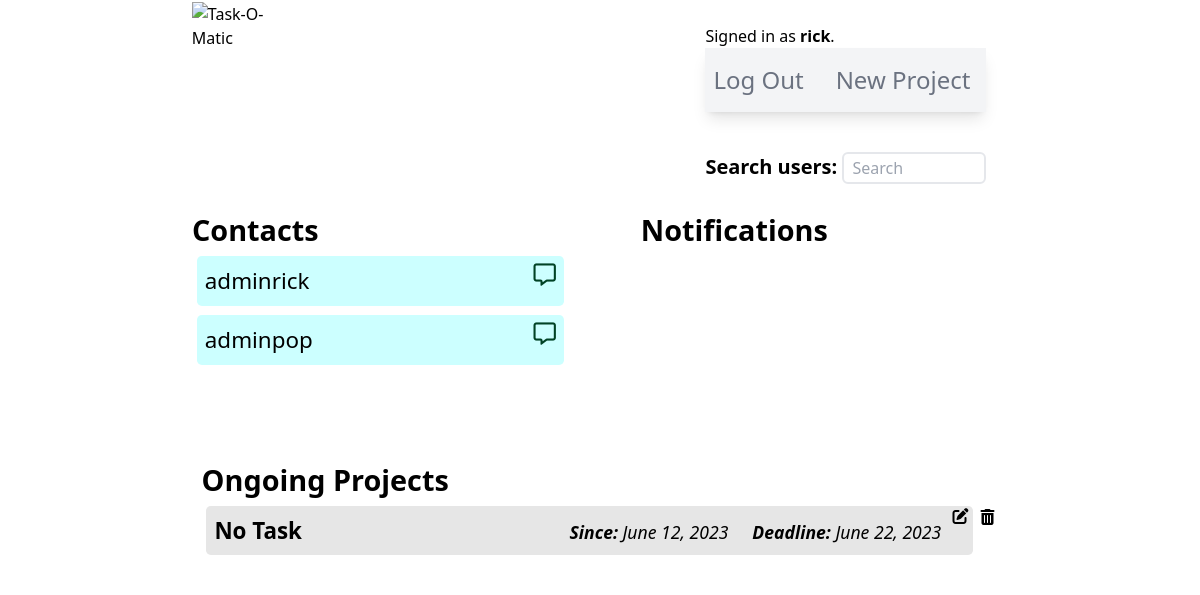
Before: / (signed in) with the older database file.
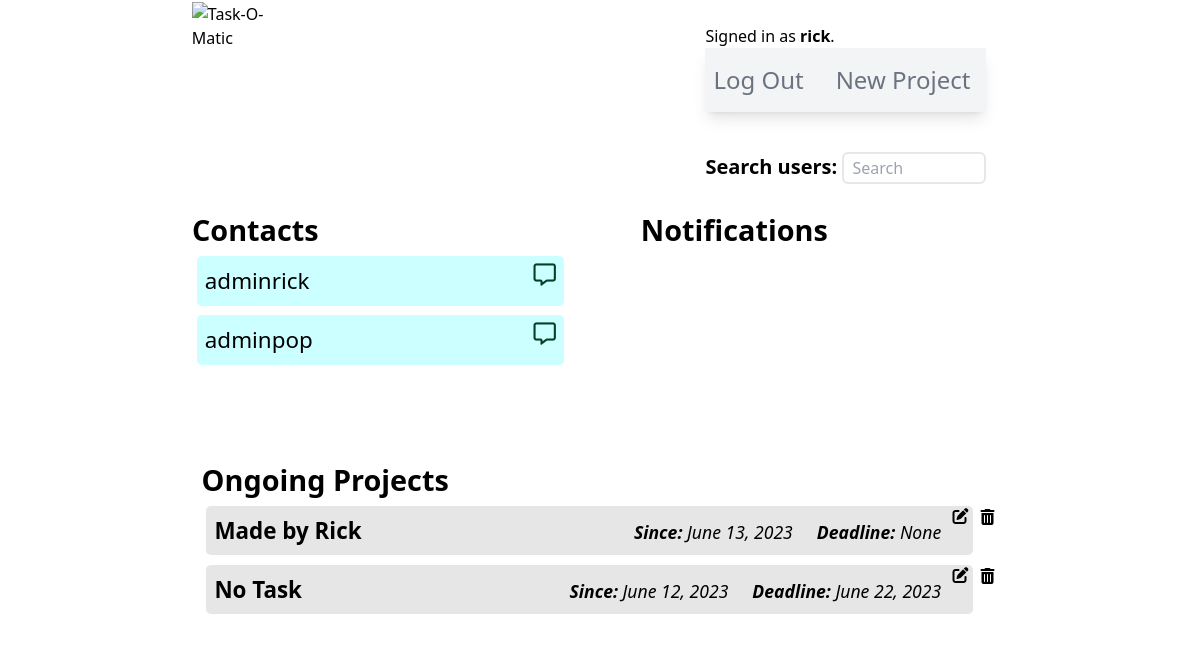
After: the same page with the newer database file.
### taskomatic/models.py (models this page shows, shortened)
class User(AbstractUser):
    pass

class Relationship(models.Model):
    STATUS_CHOICES = [
        ('pending', 'Pending'),
        ('accepted', 'Accepted'),
        ('rejected', 'Rejected'),
    ]
    from_user = models.ForeignKey(User, on_delete=models.CASCADE, related_name='from_user')
    to_user = models.ForeignKey(User, on_delete=models.CASCADE, related_name='to_user')
    status = models.CharField(max_length=10, choices=STATUS_CHOICES, default='pending')
    created_at = models.DateTimeField(auto_now_add=True)
    class Meta:
        unique_together = ('from_user', 'to_user')

class Project(models.Model):
    user = models.ForeignKey(User, on_delete=models.CASCADE)
    owner = models.CharField(max_length=80)
    projectName = models.CharField(max_length=160)
    projectDescription = models.CharField(max_length=350)
    hasDeadline = models.BooleanField(default=False)
    hasInventory = models.BooleanField(default=False)
    hasTasks = models.BooleanField(default=False)
    creationDate = models.DateField(null=True, blank=True)
    deadlineDate = models.DateField(null=True, blank=True)

### taskomatic/views.py (the view)
# urls.py: path("", views.index, name="index"),
def index(request):
    if request.user.is_authenticated:
        currentUserId = request.user.id
        currentUser = User.objects.get(id=currentUserId)
        projects = Project.objects.filter(user=currentUser).order_by('-creationDate')
        contacts = Relationship.objects.filter(Q(from_user=currentUser) | Q(to_user=currentUser), ~Q(status='rejected'))
        contactRequests = Relationship.objects.filter(Q(to_user=currentUser), Q(status="pending"))
        return render(request, "taskomatic/index.html", {
        "projects": projects,
        "contacts": contacts,
        "contactRequests": contactRequests
        })
    return render(request, "taskomatic/index.html")

### taskomatic/templates/taskomatic/index.html (shortened to what this page needs)
{% extends "./layout.html" %}
{% load static %}
{% block body %}
{% if user.is_authenticated %}
    <div id="dashboardContainer">
        <section id="indexUpperSection">
            <div id="indexContacts">
                <h2>Contacts</h2>
                <div class="contactInstanceContainer">
                {% if contacts|length > 0 %}
                    {% for contact in contacts %}
                        {% if contact.status == "pending" %}
                            {% if contact.to_user != request.user%}
                    <div class="contactInstance">
                        <span>{{ contact.to_user }} <span class="text-sm">(Pending)</span></span>
                    </div>
                            {% endif %}
                        {% else %}
                            {% if contact.to_user != request.user%}
                    <div class="contactInstance">
                        <p>{{ contact.to_user }}</p>
                        <i class="fa-regular fa-message hover:text-sky-600 cursor-pointer" style="color: #004225" title="Send message"></i>
                    </div>
                            {% else %}
                    <div class="contactInstance">
                        <p>{{ contact.from_user }}</p>
                        <i class="fa-regular fa-message hover:text-sky-600 cursor-pointer" style="color: #004225" title="Send message"></i>
                    </div>
                            {% endif %}
                        {% endif %}
                    {% endfor %}
                {% else %}
                    <div class="noContact">
                        <p>No contacts.</p>
                    </div>
                {% endif %}
                </div>
            </div>
            <div id="indexAlerts">
                <h2>Notifications</h2>
            </div>
        </section>
        <section id="ongoingProjectsContainer">
            <h2>Ongoing Projects</h2>
            <ul>
            {% if projects %}
                {% for project in projects %}
                <div id="projectInstanceContainer">
                    <a id="projectInstanceAnchor" href="{% url 'projectPage' project.id %}">
                        <li id="projectInstance">
                            <span style="cursor: default"><b>{{ project.projectName }}</b></span>
                            <span class="flex justify-between">
                                <span><i class="dateCaption"><b>Since:</b> {{ project.creationDate }}</i></span>
                                <span><i class="dateCaption"><b>Deadline:</b> {{ project.deadlineDate }}</i></span>
                            </span>
                        </li>
                    </a>
                    <form method="POST" action="{% url 'editProject' %}" name="indexEditForm{{ project.id }}" id="indexEditForm{{ project.id }}">
                        <i id="indexEditIcon{{project.id}}" class="fa-solid fa-pen-to-square indexEditIcon"></i>
                    </form>
                    <i id="indexDeleteIcon{{project.id}}" class="fa-solid fa-trash-can relative top-2 right-1 cursor-pointer indexDeleteIcon"></i>
                </div>
                {% endfor %}
            {% else %}
                <li>No projects.</li>
            {% endif %}
            </ul>
        </section>
    </div>
{% endif %}
{% endblock body %}

### taskomatic/templates/taskomatic/layout.html (shortened to what this page needs)
{% load static %}
<!DOCTYPE html>
<html lang="en">
<head>
    <link href="{% static 'taskomatic/styles.css' %}" rel="stylesheet">
    <link rel="stylesheet" href="https://cdnjs.cloudflare.com/ajax/libs/font-awesome/6.4.0/css/all.min.css"
/>
    <script src="https://cdn.tailwindcss.com"></script>
</head>
<body id="appBody">
    <header>
        <a href="{% url 'index' %}"><img id="taskLogo" src="https://escrituras-eremitas.com/wp-content/uploads/2023/04/task-O-maticLogo.png" alt="Task-O-Matic"></a>
        <div class="navSection">
            <div>
                {% if user.is_authenticated %}
                    Signed in as <strong>{{ user.username }}</strong>.
                {% else %}
                    Not signed in.
                {% endif %}
            </div>
                <ul class="relative max-w-2xl flex flex-wrap items-center justify-between py-4 bg-gray-100 text-gray-500
                hover:text-gray-700 focus:text-gray-700 shadow-lg navbar navbar-expand-lg navbar-light">
                    {% if user.is_authenticated %}
                        <li class="nav-item pr-2">
                            <a class="nav-link text-2xl text-gray-500 hover:text-gray-700
                            focus:text-gray-700 p-2" href="{% url 'logout' %}">Log Out</a>
                        </li>
                        <li class="nav-item pr-2">
                            <a class="nav-link text-2xl text-gray-500 hover:text-gray-700
                            focus:text-gray-700 p-2" href="{% url 'newProject' %}">New Project</a>
                        </li>
                    {% endif %}
                </ul>
                {% if user.is_authenticated %}
                <form action="{% url 'users' %}">
                    <label for="searchQ" class="text-xl"><b>Search users: </b></label>
                    <input type="text" name="q" id="searchQ" class="border-2 rounded-md mt-10 min-h-[2rem] max-w-[9rem] placeholder:pl-2" placeholder="Search">
                </form>
                {% endif %}
            </div>
    </header>
    {% block body %}
    {% endblock %}
</body>
</html>

### taskomatic/static/taskomatic/styles.css (style rules this page uses)
html { font-size: 16px; }
* { margin: 0; padding: 0; box-sizing: border-box; }
h2 { font-size: 1.8rem !important; font-weight: 600 !important; }
header { display: flex; justify-content: space-around; }
#taskLogo { max-width: 30rem; margin: 2%; }
.navSection { max-width: 20rem; margin: 2%; }
#indexUpperSection { display: flex; justify-content: space-between; min-height: 15rem; width: 85%; }
#dashboardContainer { display: flex; flex-direction: column; align-items: center; width: 80%; margin: 0 auto; }
#indexContacts { display: flex; flex-direction: column; width: 45%; }
#indexAlerts { margin-right: 5%; width: 40%; }
.contactInstanceContainer { display: flex; flex-direction: column; justify-content:flex-start; width: 100%; }
.contactInstance { display: flex; justify-content: space-between; width: 100%; font-size: 1.4rem; margin: 0.3rem; padding: 0.5rem; background-color: rgba(0, 255, 255, 0.2); border-radius: 0.3rem; }
#ongoingProjectsContainer { width: 85%; padding: 1%; }
#projectInstanceContainer { display: flex; justify-content:flex-start; width: 100%; }
#projectInstance { display: flex; justify-content: space-between; width: 100%; font-size: 1.4rem; margin: 0.3rem; padding: 0.5rem; background-color: rgba(128, 128, 128, 0.2); border-radius: 0.3rem; }
#projectInstanceAnchor { cursor: default; width: 100%; }
.indexEditIcon { position: relative; right: 1rem; top: 0.2rem; cursor: pointer; }
.dateCaption { cursor: default; font-size: 1.1rem; padding-right: 1.5rem; }

Changed rows visible on the page:
added Project: projectName "Made by Rick", creationDate "June 13, 2023", deadlineDate "None"
